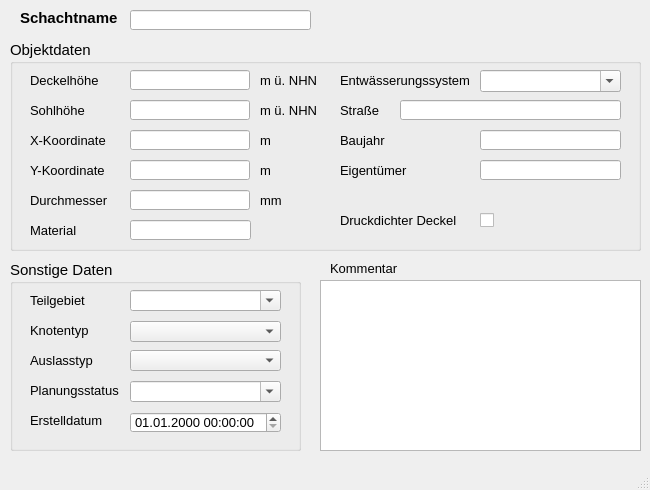
<?xml version="1.0" encoding="UTF-8"?>
<ui version="4.0">
 <class>MainWindow</class>
 <widget class="QMainWindow" name="MainWindow">
  <property name="enabled">
   <bool>true</bool>
  </property>
  <property name="geometry">
   <rect>
    <x>0</x>
    <y>0</y>
    <width>650</width>
    <height>490</height>
   </rect>
  </property>
  <property name="minimumSize">
   <size>
    <width>650</width>
    <height>490</height>
   </size>
  </property>
  <property name="font">
   <font>
    <family>Tahoma</family>
    <pointsize>10</pointsize>
   </font>
  </property>
  <property name="windowTitle">
   <string>Schacht</string>
  </property>
  <property name="toolTip">
   <string>&lt;html&gt;&lt;head/&gt;&lt;body&gt;&lt;p&gt;Besondere Lage im Kanalnetz z.B. Anfangsschacht&lt;/p&gt;&lt;/body&gt;&lt;/html&gt;</string>
  </property>
  <property name="statusTip">
   <string>Besondere Lage im Kanalnetz z.B. Anfangsschacht</string>
  </property>
  <widget class="QWidget" name="centralwidget">
   <widget class="QLabel" name="label">
    <property name="geometry">
     <rect>
      <x>20</x>
      <y>10</y>
      <width>111</width>
      <height>16</height>
     </rect>
    </property>
    <property name="font">
     <font>
      <family>Tahoma</family>
      <pointsize>11</pointsize>
      <weight>75</weight>
      <bold>true</bold>
     </font>
    </property>
    <property name="text">
     <string>Schachtname</string>
    </property>
   </widget>
   <widget class="QLabel" name="label_14">
    <property name="geometry">
     <rect>
      <x>330</x>
      <y>260</y>
      <width>81</width>
      <height>16</height>
     </rect>
    </property>
    <property name="text">
     <string>Kommentar</string>
    </property>
   </widget>
   <widget class="QLineEdit" name="schnam">
    <property name="geometry">
     <rect>
      <x>130</x>
      <y>10</y>
      <width>181</width>
      <height>20</height>
     </rect>
    </property>
    <property name="toolTip">
     <string>&lt;html&gt;&lt;head/&gt;&lt;body&gt;&lt;p&gt;Eindeutige Schachtbezeichnung&lt;/p&gt;&lt;/body&gt;&lt;/html&gt;</string>
    </property>
    <property name="statusTip">
     <string>Eindeutige Schachtbezeichnung</string>
    </property>
   </widget>
   <widget class="QTextEdit" name="kommentar">
    <property name="geometry">
     <rect>
      <x>320</x>
      <y>280</y>
      <width>321</width>
      <height>171</height>
     </rect>
    </property>
    <property name="minimumSize">
     <size>
      <width>0</width>
      <height>0</height>
     </size>
    </property>
    <property name="toolTip">
     <string>&lt;html&gt;&lt;head/&gt;&lt;body&gt;&lt;p&gt;Platz für zusätzliche Kommentare&lt;/p&gt;&lt;/body&gt;&lt;/html&gt;</string>
    </property>
    <property name="statusTip">
     <string>Platz für zusätzliche Kommentare</string>
    </property>
   </widget>
   <widget class="QGroupBox" name="groupBox_3">
    <property name="geometry">
     <rect>
      <x>10</x>
      <y>260</y>
      <width>291</width>
      <height>191</height>
     </rect>
    </property>
    <property name="font">
     <font>
      <family>Tahoma</family>
      <pointsize>11</pointsize>
     </font>
    </property>
    <property name="title">
     <string>Sonstige Daten</string>
    </property>
    <widget class="QComboBox" name="teilgebiet">
     <property name="geometry">
      <rect>
       <x>120</x>
       <y>30</y>
       <width>151</width>
       <height>21</height>
      </rect>
     </property>
     <property name="font">
      <font>
       <family>Tahoma</family>
       <pointsize>10</pointsize>
      </font>
     </property>
     <property name="toolTip">
      <string>&lt;html&gt;&lt;head/&gt;&lt;body&gt;&lt;p&gt;zur Zuordnung auf ein selbstständig festgelegtes Teilgebiet&lt;/p&gt;&lt;/body&gt;&lt;/html&gt;</string>
     </property>
     <property name="statusTip">
      <string>zur Zuordnung auf ein selbstständig festgelegtes Teilgebiet</string>
     </property>
     <property name="editable">
      <bool>true</bool>
     </property>
    </widget>
    <widget class="QLabel" name="label_13">
     <property name="geometry">
      <rect>
       <x>20</x>
       <y>30</y>
       <width>71</width>
       <height>20</height>
      </rect>
     </property>
     <property name="font">
      <font>
       <family>Tahoma</family>
       <pointsize>10</pointsize>
      </font>
     </property>
     <property name="text">
      <string>Teilgebiet</string>
     </property>
     <property name="buddy">
      <cstring>teilgebiet</cstring>
     </property>
    </widget>
    <widget class="QComboBox" name="simstatus">
     <property name="geometry">
      <rect>
       <x>120</x>
       <y>121</y>
       <width>151</width>
       <height>21</height>
      </rect>
     </property>
     <property name="font">
      <font>
       <family>Tahoma</family>
       <pointsize>10</pointsize>
      </font>
     </property>
     <property name="toolTip">
      <string>&lt;html&gt;&lt;head/&gt;&lt;body&gt;&lt;p&gt;&lt;span style=&quot; font-family:'Calibri','sans-serif'; font-size:11pt;&quot;&gt;aktueller Status (z.B. vorhanden, in Planung, etc.)&lt;/span&gt;&lt;/p&gt;&lt;/body&gt;&lt;/html&gt;</string>
     </property>
     <property name="statusTip">
      <string>aktueller Status (z.B. vorhanden, in Planung, etc.)</string>
     </property>
     <property name="editable">
      <bool>true</bool>
     </property>
    </widget>
    <widget class="QgsDateTimeEdit" name="createdat">
     <property name="geometry">
      <rect>
       <x>120</x>
       <y>152</y>
       <width>151</width>
       <height>21</height>
      </rect>
     </property>
     <property name="font">
      <font>
       <family>Tahoma</family>
       <pointsize>10</pointsize>
      </font>
     </property>
     <property name="currentSection">
      <enum>QDateTimeEdit::DaySection</enum>
     </property>
     <property name="displayFormat">
      <string>dd.MM.yyyy HH:mm:ss</string>
     </property>
    </widget>
    <widget class="QLabel" name="label_15">
     <property name="geometry">
      <rect>
       <x>20</x>
       <y>120</y>
       <width>111</width>
       <height>21</height>
      </rect>
     </property>
     <property name="font">
      <font>
       <family>Tahoma</family>
       <pointsize>10</pointsize>
      </font>
     </property>
     <property name="text">
      <string>Planungsstatus</string>
     </property>
     <property name="buddy">
      <cstring>simstatus</cstring>
     </property>
    </widget>
    <widget class="QLabel" name="label_71">
     <property name="geometry">
      <rect>
       <x>20</x>
       <y>150</y>
       <width>151</width>
       <height>21</height>
      </rect>
     </property>
     <property name="font">
      <font>
       <family>Tahoma</family>
       <pointsize>10</pointsize>
      </font>
     </property>
     <property name="text">
      <string>Erstelldatum</string>
     </property>
     <property name="buddy">
      <cstring>createdat</cstring>
     </property>
    </widget>
    <widget class="QLabel" name="label_17">
     <property name="geometry">
      <rect>
       <x>20</x>
       <y>60</y>
       <width>71</width>
       <height>20</height>
      </rect>
     </property>
     <property name="font">
      <font>
       <family>Tahoma</family>
       <pointsize>10</pointsize>
      </font>
     </property>
     <property name="text">
      <string>Knotentyp</string>
     </property>
     <property name="buddy">
      <cstring>knotentyp</cstring>
     </property>
    </widget>
    <widget class="QComboBox" name="knotentyp">
     <property name="geometry">
      <rect>
       <x>120</x>
       <y>61</y>
       <width>151</width>
       <height>21</height>
      </rect>
     </property>
     <property name="toolTip">
      <string>&lt;html&gt;&lt;head/&gt;&lt;body&gt;&lt;p&gt;Besondere Lage im Kanalnetz (z.B. Anfangsschacht)&lt;/p&gt;&lt;/body&gt;&lt;/html&gt;</string>
     </property>
     <property name="statusTip">
      <string>Besondere Lage im Kanalnetz (z.B. Anfangsschacht)</string>
     </property>
    </widget>
    <widget class="QLabel" name="label_18">
     <property name="geometry">
      <rect>
       <x>20</x>
       <y>90</y>
       <width>71</width>
       <height>20</height>
      </rect>
     </property>
     <property name="font">
      <font>
       <family>Tahoma</family>
       <pointsize>10</pointsize>
      </font>
     </property>
     <property name="toolTip">
      <string>&lt;html&gt;&lt;head/&gt;&lt;body&gt;&lt;p&gt;Auslasstyp gem. HYSTEM-EXTRAN (z.B.: Frei, Normal, Konstant etc.)&lt;/p&gt;&lt;/body&gt;&lt;/html&gt;</string>
     </property>
     <property name="statusTip">
      <string>Auslasstyp gem. HYSTEM-EXTRAN (z.B.: Frei, Normal, Konstant etc.)</string>
     </property>
     <property name="text">
      <string>Auslasstyp</string>
     </property>
     <property name="buddy">
      <cstring>auslasstyp</cstring>
     </property>
    </widget>
    <widget class="QComboBox" name="auslasstyp">
     <property name="geometry">
      <rect>
       <x>120</x>
       <y>90</y>
       <width>151</width>
       <height>21</height>
      </rect>
     </property>
     <property name="toolTip">
      <string>&lt;html&gt;&lt;head/&gt;&lt;body&gt;&lt;p&gt;Auslasstyp gem. HYSTEM-EXTRAN (z.B.: Frei, Normal, Konstant etc.)&lt;/p&gt;&lt;/body&gt;&lt;/html&gt;</string>
     </property>
     <property name="statusTip">
      <string>Auslasstyp gem. HYSTEM-EXTRAN (z.B.: Frei, Normal, Konstant etc.)</string>
     </property>
    </widget>
   </widget>
   <widget class="QGroupBox" name="groupBox_2">
    <property name="geometry">
     <rect>
      <x>10</x>
      <y>40</y>
      <width>631</width>
      <height>211</height>
     </rect>
    </property>
    <property name="font">
     <font>
      <family>Tahoma</family>
      <pointsize>11</pointsize>
     </font>
    </property>
    <property name="toolTip">
     <string/>
    </property>
    <property name="statusTip">
     <string/>
    </property>
    <property name="title">
     <string>Objektdaten</string>
    </property>
    <widget class="QLineEdit" name="x">
     <property name="geometry">
      <rect>
       <x>120</x>
       <y>90</y>
       <width>120</width>
       <height>20</height>
      </rect>
     </property>
     <property name="font">
      <font>
       <family>Tahoma</family>
       <pointsize>10</pointsize>
      </font>
     </property>
     <property name="toolTip">
      <string>&lt;html&gt;&lt;head/&gt;&lt;body&gt;&lt;p&gt;Lage-Koordinate (im Projektionssystem des Layers)&lt;/p&gt;&lt;/body&gt;&lt;/html&gt;</string>
     </property>
     <property name="statusTip">
      <string>Lage-Koordinate (im Projektionssystem des Layers)</string>
     </property>
     <property name="readOnly">
      <bool>true</bool>
     </property>
    </widget>
    <widget class="QLabel" name="label_3">
     <property name="geometry">
      <rect>
       <x>20</x>
       <y>60</y>
       <width>81</width>
       <height>21</height>
      </rect>
     </property>
     <property name="font">
      <font>
       <family>Tahoma</family>
       <pointsize>10</pointsize>
      </font>
     </property>
     <property name="text">
      <string>Sohlhöhe</string>
     </property>
    </widget>
    <widget class="QLineEdit" name="sohlhoehe">
     <property name="geometry">
      <rect>
       <x>120</x>
       <y>60</y>
       <width>120</width>
       <height>20</height>
      </rect>
     </property>
     <property name="font">
      <font>
       <family>Tahoma</family>
       <pointsize>10</pointsize>
      </font>
     </property>
     <property name="toolTip">
      <string>&lt;html&gt;&lt;head/&gt;&lt;body&gt;&lt;p&gt;Höhe der Sohle&lt;/p&gt;&lt;/body&gt;&lt;/html&gt;</string>
     </property>
     <property name="statusTip">
      <string>Höhe der Sohle</string>
     </property>
    </widget>
    <widget class="QLabel" name="label_11">
     <property name="geometry">
      <rect>
       <x>250</x>
       <y>90</y>
       <width>41</width>
       <height>21</height>
      </rect>
     </property>
     <property name="font">
      <font>
       <family>Tahoma</family>
       <pointsize>10</pointsize>
      </font>
     </property>
     <property name="text">
      <string>m</string>
     </property>
    </widget>
    <widget class="QLabel" name="label_5">
     <property name="geometry">
      <rect>
       <x>20</x>
       <y>30</y>
       <width>81</width>
       <height>21</height>
      </rect>
     </property>
     <property name="font">
      <font>
       <family>Tahoma</family>
       <pointsize>10</pointsize>
      </font>
     </property>
     <property name="text">
      <string>Deckelhöhe</string>
     </property>
    </widget>
    <widget class="QLabel" name="label_39">
     <property name="geometry">
      <rect>
       <x>20</x>
       <y>150</y>
       <width>81</width>
       <height>21</height>
      </rect>
     </property>
     <property name="font">
      <font>
       <family>Tahoma</family>
       <pointsize>10</pointsize>
      </font>
     </property>
     <property name="text">
      <string>Durchmesser</string>
     </property>
    </widget>
    <widget class="QLabel" name="label_12">
     <property name="geometry">
      <rect>
       <x>250</x>
       <y>120</y>
       <width>41</width>
       <height>21</height>
      </rect>
     </property>
     <property name="font">
      <font>
       <family>Tahoma</family>
       <pointsize>10</pointsize>
      </font>
     </property>
     <property name="text">
      <string>m</string>
     </property>
    </widget>
    <widget class="QLineEdit" name="deckelhoehe">
     <property name="geometry">
      <rect>
       <x>120</x>
       <y>30</y>
       <width>120</width>
       <height>20</height>
      </rect>
     </property>
     <property name="font">
      <font>
       <family>Tahoma</family>
       <pointsize>10</pointsize>
      </font>
     </property>
     <property name="toolTip">
      <string>&lt;html&gt;&lt;head/&gt;&lt;body&gt;&lt;p&gt;Höhe des Kanaldeckels (meist gleich Geländehöhe)&lt;/p&gt;&lt;/body&gt;&lt;/html&gt;</string>
     </property>
     <property name="statusTip">
      <string>Höhe des Kanaldeckels (meist gleich Geländehöhe)</string>
     </property>
    </widget>
    <widget class="QLineEdit" name="durchm">
     <property name="geometry">
      <rect>
       <x>120</x>
       <y>150</y>
       <width>120</width>
       <height>20</height>
      </rect>
     </property>
     <property name="font">
      <font>
       <family>Tahoma</family>
       <pointsize>10</pointsize>
      </font>
     </property>
     <property name="toolTip">
      <string>&lt;html&gt;&lt;head/&gt;&lt;body&gt;&lt;p&gt;Standard-Durchmesser nach DIN&lt;/p&gt;&lt;/body&gt;&lt;/html&gt;</string>
     </property>
     <property name="statusTip">
      <string>Standard-Durchmesser nach DIN</string>
     </property>
    </widget>
    <widget class="QLabel" name="label_9">
     <property name="geometry">
      <rect>
       <x>20</x>
       <y>120</y>
       <width>81</width>
       <height>21</height>
      </rect>
     </property>
     <property name="font">
      <font>
       <family>Tahoma</family>
       <pointsize>10</pointsize>
      </font>
     </property>
     <property name="text">
      <string>Y-Koordinate</string>
     </property>
    </widget>
    <widget class="QLabel" name="label_10">
     <property name="geometry">
      <rect>
       <x>250</x>
       <y>30</y>
       <width>61</width>
       <height>21</height>
      </rect>
     </property>
     <property name="font">
      <font>
       <family>Tahoma</family>
       <pointsize>10</pointsize>
      </font>
     </property>
     <property name="text">
      <string>m ü. NHN</string>
     </property>
    </widget>
    <widget class="QLabel" name="label_27">
     <property name="geometry">
      <rect>
       <x>250</x>
       <y>150</y>
       <width>41</width>
       <height>21</height>
      </rect>
     </property>
     <property name="font">
      <font>
       <family>Tahoma</family>
       <pointsize>10</pointsize>
      </font>
     </property>
     <property name="text">
      <string>mm</string>
     </property>
    </widget>
    <widget class="QLabel" name="label_8">
     <property name="geometry">
      <rect>
       <x>250</x>
       <y>60</y>
       <width>61</width>
       <height>21</height>
      </rect>
     </property>
     <property name="font">
      <font>
       <family>Tahoma</family>
       <pointsize>10</pointsize>
      </font>
     </property>
     <property name="text">
      <string>m ü. NHN</string>
     </property>
    </widget>
    <widget class="QLabel" name="label_6">
     <property name="geometry">
      <rect>
       <x>20</x>
       <y>90</y>
       <width>81</width>
       <height>21</height>
      </rect>
     </property>
     <property name="font">
      <font>
       <family>Tahoma</family>
       <pointsize>10</pointsize>
      </font>
     </property>
     <property name="text">
      <string>X-Koordinate</string>
     </property>
    </widget>
    <widget class="QLineEdit" name="y">
     <property name="geometry">
      <rect>
       <x>120</x>
       <y>120</y>
       <width>120</width>
       <height>20</height>
      </rect>
     </property>
     <property name="font">
      <font>
       <family>Tahoma</family>
       <pointsize>10</pointsize>
      </font>
     </property>
     <property name="toolTip">
      <string>&lt;html&gt;&lt;head/&gt;&lt;body&gt;&lt;p&gt;Lage-Koordinate (im Projektionssystem des Layers)&lt;/p&gt;&lt;/body&gt;&lt;/html&gt;</string>
     </property>
     <property name="statusTip">
      <string>Lage-Koordinate (im Projektionssystem des Layers)</string>
     </property>
     <property name="readOnly">
      <bool>true</bool>
     </property>
    </widget>
    <widget class="QCheckBox" name="druckdicht">
     <property name="geometry">
      <rect>
       <x>470</x>
       <y>170</y>
       <width>70</width>
       <height>21</height>
      </rect>
     </property>
     <property name="font">
      <font>
       <family>Tahoma</family>
       <pointsize>10</pointsize>
      </font>
     </property>
     <property name="toolTip">
      <string>&lt;html&gt;&lt;head/&gt;&lt;body&gt;&lt;p&gt;Wenn Druckdeckel vorhanden sind auswählen.&lt;/p&gt;&lt;/body&gt;&lt;/html&gt;</string>
     </property>
     <property name="statusTip">
      <string>Wenn Druckdeckel vorhanden sind auswählen.</string>
     </property>
     <property name="text">
      <string/>
     </property>
    </widget>
    <widget class="QComboBox" name="entwart">
     <property name="geometry">
      <rect>
       <x>470</x>
       <y>30</y>
       <width>141</width>
       <height>22</height>
      </rect>
     </property>
     <property name="font">
      <font>
       <family>Tahoma</family>
       <pointsize>10</pointsize>
      </font>
     </property>
     <property name="toolTip">
      <string>&lt;html&gt;&lt;head/&gt;&lt;body&gt;&lt;p&gt;&lt;span style=&quot; font-family:'Calibri','sans-serif';&quot;&gt;vorh. Entwässerungssystem (z.B. Mischwasser, Regenwasser etc.)&lt;/span&gt;&lt;/p&gt;&lt;/body&gt;&lt;/html&gt;</string>
     </property>
     <property name="statusTip">
      <string>vorh. Entwässerungssystem (z.B. Mischwasser, Regenwasser etc.)</string>
     </property>
     <property name="editable">
      <bool>true</bool>
     </property>
    </widget>
    <widget class="QLabel" name="label_41">
     <property name="geometry">
      <rect>
       <x>330</x>
       <y>170</y>
       <width>130</width>
       <height>21</height>
      </rect>
     </property>
     <property name="font">
      <font>
       <family>Tahoma</family>
       <pointsize>10</pointsize>
      </font>
     </property>
     <property name="text">
      <string>Druckdichter Deckel</string>
     </property>
    </widget>
    <widget class="QLineEdit" name="strasse">
     <property name="geometry">
      <rect>
       <x>390</x>
       <y>60</y>
       <width>221</width>
       <height>20</height>
      </rect>
     </property>
     <property name="font">
      <font>
       <family>Tahoma</family>
       <pointsize>10</pointsize>
      </font>
     </property>
     <property name="toolTip">
      <string>&lt;html&gt;&lt;head/&gt;&lt;body&gt;&lt;p&gt;Straßenname&lt;/p&gt;&lt;/body&gt;&lt;/html&gt;</string>
     </property>
     <property name="statusTip">
      <string>Straßenname</string>
     </property>
    </widget>
    <widget class="QLabel" name="label_2">
     <property name="geometry">
      <rect>
       <x>330</x>
       <y>60</y>
       <width>131</width>
       <height>21</height>
      </rect>
     </property>
     <property name="font">
      <font>
       <family>Tahoma</family>
       <pointsize>10</pointsize>
      </font>
     </property>
     <property name="text">
      <string>Straße</string>
     </property>
    </widget>
    <widget class="QLabel" name="label_40">
     <property name="geometry">
      <rect>
       <x>330</x>
       <y>30</y>
       <width>131</width>
       <height>21</height>
      </rect>
     </property>
     <property name="font">
      <font>
       <family>Tahoma</family>
       <pointsize>10</pointsize>
      </font>
     </property>
     <property name="text">
      <string>Entwässerungssystem</string>
     </property>
    </widget>
    <widget class="QLabel" name="label_4">
     <property name="geometry">
      <rect>
       <x>330</x>
       <y>90</y>
       <width>131</width>
       <height>21</height>
      </rect>
     </property>
     <property name="font">
      <font>
       <family>Tahoma</family>
       <pointsize>10</pointsize>
      </font>
     </property>
     <property name="text">
      <string>Baujahr</string>
     </property>
    </widget>
    <widget class="QLabel" name="label_7">
     <property name="geometry">
      <rect>
       <x>330</x>
       <y>120</y>
       <width>131</width>
       <height>21</height>
      </rect>
     </property>
     <property name="font">
      <font>
       <family>Tahoma</family>
       <pointsize>10</pointsize>
      </font>
     </property>
     <property name="text">
      <string>Eigentümer</string>
     </property>
    </widget>
    <widget class="QLineEdit" name="baujahr">
     <property name="geometry">
      <rect>
       <x>470</x>
       <y>90</y>
       <width>141</width>
       <height>20</height>
      </rect>
     </property>
     <property name="toolTip">
      <string>&lt;html&gt;&lt;head/&gt;&lt;body&gt;&lt;p&gt;Baujahr&lt;/p&gt;&lt;/body&gt;&lt;/html&gt;</string>
     </property>
     <property name="statusTip">
      <string>Baujahr</string>
     </property>
    </widget>
    <widget class="QLineEdit" name="eigentum">
     <property name="geometry">
      <rect>
       <x>470</x>
       <y>120</y>
       <width>141</width>
       <height>20</height>
      </rect>
     </property>
     <property name="toolTip">
      <string>&lt;html&gt;&lt;head/&gt;&lt;body&gt;&lt;p&gt;Eigentürmer&lt;/p&gt;&lt;/body&gt;&lt;/html&gt;</string>
     </property>
     <property name="statusTip">
      <string>Eigentürmer</string>
     </property>
    </widget>
    <widget class="QLabel" name="label_16">
     <property name="geometry">
      <rect>
       <x>20</x>
       <y>180</y>
       <width>131</width>
       <height>21</height>
      </rect>
     </property>
     <property name="font">
      <font>
       <family>Tahoma</family>
       <pointsize>10</pointsize>
      </font>
     </property>
     <property name="text">
      <string>Material</string>
     </property>
    </widget>
    <widget class="QLineEdit" name="material">
     <property name="geometry">
      <rect>
       <x>120</x>
       <y>180</y>
       <width>121</width>
       <height>20</height>
      </rect>
     </property>
     <property name="toolTip">
      <string>&lt;html&gt;&lt;head/&gt;&lt;body&gt;&lt;p&gt;Material des Schachtes (z.B. Beton, Gussstahl etc.)&lt;/p&gt;&lt;/body&gt;&lt;/html&gt;</string>
     </property>
     <property name="statusTip">
      <string>Material des Schachtes (z.B. Beton, Gussstahl etc.)</string>
     </property>
    </widget>
   </widget>
  </widget>
  <widget class="QMenuBar" name="menubar">
   <property name="geometry">
    <rect>
     <x>0</x>
     <y>0</y>
     <width>650</width>
     <height>22</height>
    </rect>
   </property>
  </widget>
  <widget class="QStatusBar" name="statusbar"/>
 </widget>
 <customwidgets>
  <customwidget>
   <class>QgsDateTimeEdit</class>
   <extends>QDateTimeEdit</extends>
   <header>qgsdatetimeedit.h</header>
  </customwidget>
 </customwidgets>
 <tabstops>
  <tabstop>schnam</tabstop>
  <tabstop>deckelhoehe</tabstop>
  <tabstop>sohlhoehe</tabstop>
  <tabstop>x</tabstop>
  <tabstop>y</tabstop>
  <tabstop>durchm</tabstop>
  <tabstop>material</tabstop>
  <tabstop>entwart</tabstop>
  <tabstop>strasse</tabstop>
  <tabstop>baujahr</tabstop>
  <tabstop>eigentum</tabstop>
  <tabstop>druckdicht</tabstop>
  <tabstop>teilgebiet</tabstop>
  <tabstop>knotentyp</tabstop>
  <tabstop>auslasstyp</tabstop>
  <tabstop>simstatus</tabstop>
  <tabstop>createdat</tabstop>
  <tabstop>kommentar</tabstop>
 </tabstops>
 <resources/>
 <connections/>
</ui>
